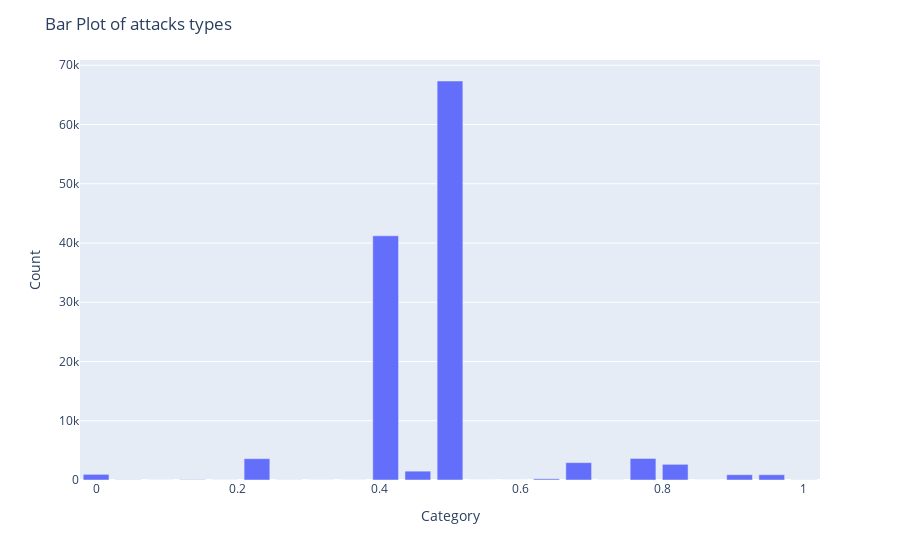

Source (notebook cell):
### Code cell
import plotly.express as px

count = df_train['attack'].value_counts()
fig = px.bar(count, x=count.index, y=count.values)

# Add axis labels and a title
fig.update_layout(
    xaxis_title='Category',
    yaxis_title='Count',
    title='Bar Plot of attacks types'
)

# Show the plot
fig.show()

### Figure 1 — Plotly figure (JSON) as saved in the notebook; plotly's stock layout.template omitted (floating-point values rounded to 4 significant figures)
{"data": [{"alignmentgroup": "True", "hovertemplate": "index=%{x}<br>y=%{y}<extra></extra>", "legendgroup": "", "marker": {"color": "#636efa", "pattern": {"shape": ""}}, "name": "", "offsetgroup": "", "orientation": "v", "showlegend": false, "textposition": "auto", "type": "bar", "x": [0.5, 0.4091, 0.7727, 0.2273, 0.6818, 0.8182, 0.4545, 0, 0.9091, 0.9545, 0.6364, 0.1364, 0.04545, 1, 0.2727, 0.1818, 0.7273, 0.3182, 0.09091, 0.3636, 0.5909, 0.5455, 0.8636], "xaxis": "x", "y": [67343, 41214, 3633, 3599, 2931, 2646, 1493, 956, 892, 890, 201, 53, 30, 20, 18, 11, 10, 9, 8, 7, 4, 3, 2], "yaxis": "y"}], "layout": {"barmode": "relative", "legend": {"tracegroupgap": 0}, "margin": {"t": 60}, "title": {"text": "Bar Plot of attacks types"}, "xaxis": {"anchor": "y", "domain": [0, 1], "title": {"text": "Category"}}, "yaxis": {"anchor": "x", "domain": [0, 1], "title": {"text": "Count"}}}}
